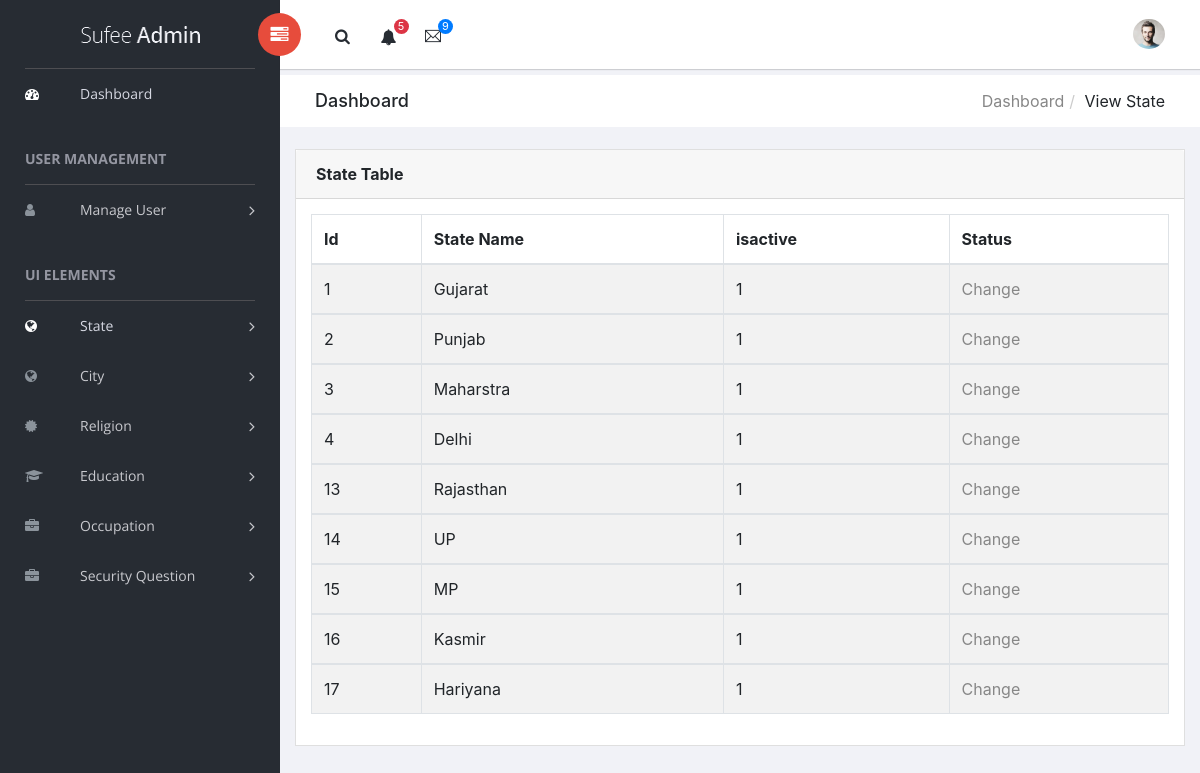
The page /admin/viewstate.php (signed in) on the database its author committed.
### tables this page shows
CREATE TABLE `state` (
  `Stid` int(11) NOT NULL,
  `Name` varchar(20) NOT NULL,
  `isactive` int(1) NOT NULL
);

### admin/viewstate.php (the view, shortened to what this page needs)
<?php
    require "conn.php";
?>
<!doctype html>
<html class="no-js" lang="en">
<head>
    <?php
        require "header.php";
    ?>
</head>
<body>
    <aside id="left-panel" class="left-panel">
        <nav class="navbar navbar-expand-sm navbar-default">
            <div class="navbar-header">
                <a class="navbar-brand" href="./"><img src="images/logo.png" alt="Logo"></a>
            </div>
            <div id="main-menu" class="main-menu collapse navbar-collapse">
                <ul class="nav navbar-nav">
                    <li class="active">
                        <a href="index.php"> <i class="menu-icon fa fa-dashboard"></i>Dashboard </a>
                    </li>
                     <h3 class="menu-title">User Management</h3>
                    <li class="menu-item-has-children dropdown">
                        <a href="#" class="dropdown-toggle" data-toggle="dropdown" aria-haspopup="true" aria-expanded="false"> <i class="menu-icon fa fa-user"></i>Manage User</a>
                    </li>
                    <h3 class="menu-title">UI elements</h3>
                    <li class="menu-item-has-children dropdown active">
                        <a href="#" class="dropdown-toggle" data-toggle="dropdown" aria-haspopup="true" aria-expanded="false"> <i class="menu-icon fa fa-globe"></i>State</a>
                    </li>
                    <li class="menu-item-has-children dropdown">
                        <a href="#" class="dropdown-toggle" data-toggle="dropdown" aria-haspopup="true" aria-expanded="false"> <i class="menu-icon fa fa-globe"></i>City</a>
                    </li>
                    <li class="menu-item-has-children dropdown">
                        <a href="#" class="dropdown-toggle " data-toggle="dropdown" aria-haspopup="true" aria-expanded="false"> <i class="menu-icon fa fa-certificate"></i>Religion</a>
                    </li>
                    <li class="menu-item-has-children dropdown">
                        <a href="#" class="dropdown-toggle" data-toggle="dropdown" aria-haspopup="true" aria-expanded="false"> <i class="menu-icon fa fa-graduation-cap"></i>Education</a>
                    </li>
                    <li class="menu-item-has-children dropdown">
                        <a href="#" class="dropdown-toggle" data-toggle="dropdown" aria-haspopup="true" aria-expanded="false"> <i class="menu-icon fa fa-briefcase"></i>Occupation</a>
                    </li>
                    <li class="menu-item-has-children dropdown">
                        <a href="#" class="dropdown-toggle" data-toggle="dropdown" aria-haspopup="true" aria-expanded="false"> <i class="menu-icon fa fa-briefcase"></i>Security Question</a>
                    </li>
                </ul>
            </div>
        </nav>
    </aside>
    <div id="right-panel" class="right-panel">
        <header id="header" class="header">
            <div class="header-menu">
                <div class="col-sm-7">
                    <a id="menuToggle" class="menutoggle pull-left"><i class="fa fa fa-tasks"></i></a>
                    <div class="header-left">
                        <button class="search-trigger"><i class="fa fa-search"></i></button>
                        <div class="dropdown for-notification">
                            <button class="btn btn-secondary dropdown-toggle" type="button" id="notification" data-toggle="dropdown" aria-haspopup="true" aria-expanded="false">
                                <i class="fa fa-bell"></i>
                                <span class="count bg-danger">5</span>
                            </button>
                        </div>
                        <div class="dropdown for-message">
                            <button class="btn btn-secondary dropdown-toggle" type="button"
                                id="message"
                                data-toggle="dropdown" aria-haspopup="true" aria-expanded="false">
                                <i class="ti-email"></i>
                                <span class="count bg-primary">9</span>
                            </button>
                        </div>
                    </div>
                </div>
                <div class="col-sm-5">
                    <div class="user-area dropdown float-right">
                        <a href="#" class="dropdown-toggle" data-toggle="dropdown" aria-haspopup="true" aria-expanded="false">
                            <img class="user-avatar rounded-circle" src="images/admin.jpg" alt="User Avatar">
                        </a>
                    </div>
                    <div class="language-select dropdown" id="language-select">
                        <a class="dropdown-toggle" href="#" data-toggle="dropdown"  id="language" aria-haspopup="true" aria-expanded="true">
                            <i class="flag-icon flag-icon-us"></i>
                        </a>
                    </div>
                </div>
            </div>
        </header>
        <div class="breadcrumbs">
            <div class="col-sm-4">
                <div class="page-header float-left">
                    <div class="page-title">
                        <h1>Dashboard</h1>
                    </div>
                </div>
            </div>
            <div class="col-sm-8">
                <div class="page-header float-right">
                    <div class="page-title">
                        <ol class="breadcrumb text-right">
                            <li><a href="index.php">Dashboard</a></li>
                            <li class="active">View State</li>
                        </ol>
                    </div>
                </div>
            </div>
        </div>
        <div class="content mt-3">
            <div class="animated fadeIn">
                <div class="row">
                    <div class="col-md-12">
                        <div class="card">
                            <div class="card-header">
                                <strong class="card-title">State Table</strong>
                            </div>
                            <div class="card-body">
                                <table id="bootstrap-data-table-export" class="table table-striped table-bordered">
                                    <thead>
                                        <tr>
                                            <th>Id</th>
                                            <th>State Name</th>
                                            <th>isactive</th>
                                            <th>Status</th>
                                        </tr>
                                    </thead>
                                        <?php
                                            $qry="SELECT * FROM state";
                                            $rs=mysqli_query($conn,$qry);
                                            if(mysqli_num_rows($rs)>0)
                                            {
                                                while($row=mysqli_fetch_assoc($rs))
                                                {
                                        ?>
                                                <tbody>
                                                    <tr>
                                                        <td><?php echo $row["Stid"];?></td>
                                                        <td><?php echo $row['Name'];?></td>
                                                        <td><?php echo $row['isactive'];?></td>
                                                        <td><a href="changestate.php?id=<?php echo $row['Stid']?>">Change</a></td>
                                                    </tr>
                                                </tbody>
                                        <?php
                                                }
                                            }
                                        ?>
                                </table>
                            </div>
                        </div>
                    </div>
                </div>
            </div>
        </div>
    </div>
</body>
</html>

### rows shown on the page
state: Stid "1", Name "Gujarat", isactive "1"
state: Stid "2", Name "Punjab", isactive "1"
state: Stid "3", Name "Maharstra", isactive "1"
state: Stid "4", Name "Delhi", isactive "1"
state: Stid "13", Name "Rajasthan", isactive "1"
state: Stid "14", Name "UP", isactive "1"
state: Stid "15", Name "MP", isactive "1"
state: Stid "16", Name "Kasmir", isactive "1"
state: Stid "17", Name "Hariyana", isactive "1"
